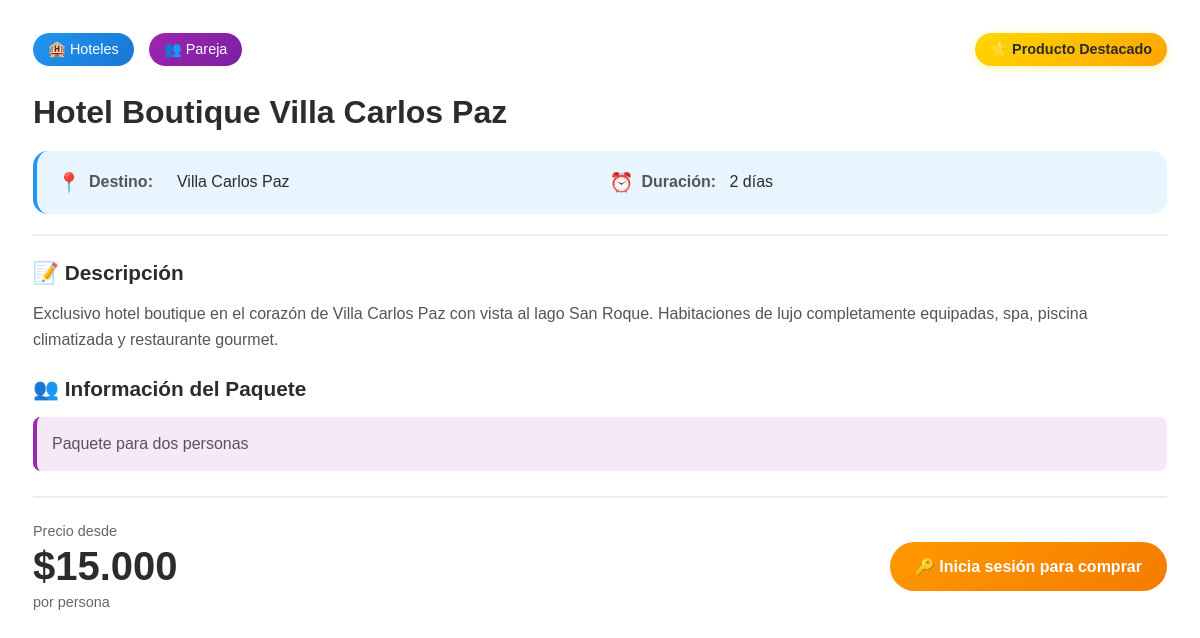
The app's page /product/get_producto_detalle.php?id=1 with its own data.
### tables this page shows
CREATE TABLE `productos` (
  `id` int(11) NOT NULL,
  `nombre` varchar(200) NOT NULL,
  `descripcion` text NOT NULL,
  `imagen_principal` varchar(255) DEFAULT NULL,

  `precio` decimal(10,2) NOT NULL,
  `categoria_id` int(11) NOT NULL,
  `tipo_paquete_id` int(11) DEFAULT NULL,
  `destino` varchar(100) NOT NULL,
  `duracion_dias` int(11) DEFAULT NULL,

  `servicios_incluidos` text DEFAULT NULL,
  `servicios_no_incluidos` text DEFAULT NULL,

  `disponible` tinyint(1) DEFAULT 1,
  `destacado` tinyint(1) DEFAULT 0,
  `fecha_inicio` date DEFAULT NULL,
  `fecha_fin` date DEFAULT NULL,
  `created_at` timestamp NOT NULL DEFAULT current_timestamp(),
  `updated_at` timestamp NOT NULL DEFAULT current_timestamp() ON UPDATE current_timestamp()
);

CREATE TABLE `categorias` (
  `id` int(11) NOT NULL,
  `nombre` varchar(100) NOT NULL,
  `descripcion` text DEFAULT NULL,
  `icono` varchar(50) DEFAULT NULL,
  `activo` tinyint(1) DEFAULT 1,
  `created_at` timestamp NOT NULL DEFAULT current_timestamp()
);

CREATE TABLE `tipos_paquete` (
  `id` int(11) NOT NULL,
  `nombre` varchar(50) NOT NULL,
  `descripcion` text DEFAULT NULL
);

### product/get_producto_detalle.php (the view, shortened to what this page needs)
<?php
$producto_id = (int)$_GET['id'];
$conn = getDBConnection();
$query = "SELECT p.*, c.nombre as categoria_nombre, c.icono as categoria_icono,
                 tp.nombre as tipo_paquete_nombre, tp.descripcion as tipo_paquete_descripcion
          FROM productos p
          LEFT JOIN categorias c ON p.categoria_id = c.id
          LEFT JOIN tipos_paquete tp ON p.tipo_paquete_id = tp.id
          WHERE p.id = ? AND p.disponible = 1";
$stmt = $conn->prepare($query);
$stmt->bind_param("i", $producto_id);
$stmt->execute();
$result = $stmt->get_result();
$producto = $result->fetch_assoc();
?>
<div class="producto-detalle">
    <div class="detalle-header">
        <?php if ($producto['destacado']): ?>
            <div class="badge-destacado-detalle">⭐ Producto Destacado</div>
        <?php endif; ?>
        <div class="categorias-detalle">
            <span class="categoria-badge-detalle">
                <?php echo $producto['categoria_icono'] . ' ' . htmlspecialchars($producto['categoria_nombre']); ?>
            </span>
            <?php if ($producto['tipo_paquete_nombre']): ?>
                <span class="tipo-badge-detalle">
                    👥 <?php echo htmlspecialchars($producto['tipo_paquete_nombre']); ?>
                </span>
            <?php endif; ?>
        </div>
        <h2 class="titulo-detalle"><?php echo htmlspecialchars($producto['nombre']); ?></h2>
        <div class="info-basica">
            <div class="info-item">
                <span class="icono">📍</span>
                <span class="label">Destino:</span>
                <span class="valor"><?php echo htmlspecialchars($producto['destino']); ?></span>
            </div>
            <?php if ($producto['duracion_dias']): ?>
                <div class="info-item">
                    <span class="icono">⏰</span>
                    <span class="label">Duración:</span>
                    <span class="valor"><?php echo $producto['duracion_dias']; ?> día<?php echo $producto['duracion_dias'] > 1 ? 's' : ''; ?></span>
                </div>
            <?php endif; ?>
        </div>
    </div>
    <div class="detalle-contenido">
        <div class="descripcion-completa">
            <h3>📝 Descripción</h3>
            <p><?php echo nl2br(htmlspecialchars($producto['descripcion'])); ?></p>
        </div>
        <?php if ($producto['tipo_paquete_descripcion']): ?>
            <div class="tipo-info">
                <h3>👥 Información del Paquete</h3>
                <p><?php echo htmlspecialchars($producto['tipo_paquete_descripcion']); ?></p>
            </div>
        <?php endif; ?>
    </div>
    <div class="detalle-footer">
        <div class="precio-detalle">
            <div class="precio-principal">
                <span class="precio-desde">Precio desde</span>
                <span class="precio-valor">$<?php echo number_format($producto['precio'], 0, ',', '.'); ?></span>
                <span class="precio-persona">por persona</span>
            </div>
        </div>
        <div class="acciones-detalle">
            <?php if (isset($_SESSION['user_id'])): ?>
                <button class="btn-agregar-carrito-detalle" onclick="agregarCarrito(<?php echo $producto['id']; ?>); cerrarModal();">
                    🛒 Agregar al Carrito
                </button>
            <?php else: ?>
                <a href="login_register/login.php" class="btn-login-required-detalle">
                    🔑 Inicia sesión para comprar
                </a>
            <?php endif; ?>
        </div>
    </div>
</div>

### product/get_producto_detalle.php (style rules this page uses)
.producto-detalle { padding: 25px; font-family: 'Poppins', sans-serif; }
.detalle-header { border-bottom: 2px solid #eee; padding-bottom: 20px; margin-bottom: 25px; position: relative; }
.badge-destacado-detalle { position: absolute; top: 0; right: 0; background: linear-gradient(135deg, #FFD700, #FFA500); color: #2c2c2c; padding: 8px 15px; border-radius: 20px; font-size: 0.9rem; font-weight: 600; box-shadow: 0 2px 10px rgba(255, 215, 0, 0.3); }
.categorias-detalle { display: flex; gap: 15px; margin-bottom: 15px; flex-wrap: wrap; }
.categoria-badge-detalle, .tipo-badge-detalle { padding: 8px 15px; border-radius: 20px; font-size: 0.9rem; font-weight: 500; color: white; }
.categoria-badge-detalle { background: linear-gradient(135deg, #2196F3, #1976D2); }
.tipo-badge-detalle { background: linear-gradient(135deg, #9C27B0, #7B1FA2); }
.titulo-detalle { font-size: 2rem; font-weight: 700; color: #2c2c2c; margin-bottom: 20px; line-height: 1.2; }
.info-basica { display: grid; grid-template-columns: repeat(auto-fit, minmax(250px, 1fr)); gap: 15px; background: rgba(33, 150, 243, 0.1); padding: 20px; border-radius: 15px; border-left: 4px solid #2196F3; }
.info-item { display: flex; align-items: center; gap: 8px; }
.info-item .icono { font-size: 1.2rem; }
.info-item .label { font-weight: 600; color: #555; min-width: 80px; }
.info-item .valor { color: #2c2c2c; font-weight: 500; }
.detalle-contenido { margin: 25px 0; }
.descripcion-completa, .incluye-detalle, .no-incluye-detalle, .tipo-info { margin-bottom: 25px; }
.descripcion-completa h3, .incluye-detalle h3, .no-incluye-detalle h3, .tipo-info h3 { font-size: 1.3rem; font-weight: 600; color: #2c2c2c; margin-bottom: 15px; display: flex; align-items: center; gap: 10px; }
.descripcion-completa p { line-height: 1.6; color: #555; font-size: 1rem; }
.tipo-info p { background: rgba(156, 39, 176, 0.1); border-left: 4px solid #9C27B0; padding: 15px; border-radius: 8px; color: #555; line-height: 1.5; }
.detalle-footer { border-top: 2px solid #eee; padding-top: 25px; display: flex; justify-content: space-between; align-items: center; flex-wrap: wrap; gap: 20px; }
.precio-detalle { flex: 1; min-width: 200px; }
.precio-principal { text-align: left; }
.precio-desde { display: block; font-size: 0.9rem; color: #666; margin-bottom: 5px; }
.precio-valor { display: block; font-size: 2.5rem; font-weight: 700; color: #2c2c2c; margin-bottom: 5px; }
.precio-persona { font-size: 0.9rem; color: #666; }
.acciones-detalle { display: flex; gap: 15px; flex-wrap: wrap; }
.btn-agregar-carrito-detalle, .btn-reservar-ahora, .btn-login-required-detalle { padding: 15px 25px; border: none; border-radius: 25px; font-weight: 600; font-size: 1rem; cursor: pointer; transition: all 0.3s ease; text-decoration: none; display: inline-block; text-align: center; min-width: 180px; }
.btn-login-required-detalle { background: linear-gradient(135deg, #FF9800, #F57C00); color: white; }

### records on screen
productos: categoria.icono "🏨", categoria.nombre "Hoteles", tipo_paquete.nombre "Pareja", nombre "Hotel Boutique Villa Carlos Paz", destino "Villa Carlos Paz", duracion_dias "2", descripcion "Exclusivo hotel boutique en el corazón de Villa Carlos Paz con vista al lago San Roque. Habitaciones de lujo completamente equipadas, spa, piscina climatizada y restaurante gourmet.", tipo_paquete.descripcion "Paquete para dos personas", precio "15.000"
